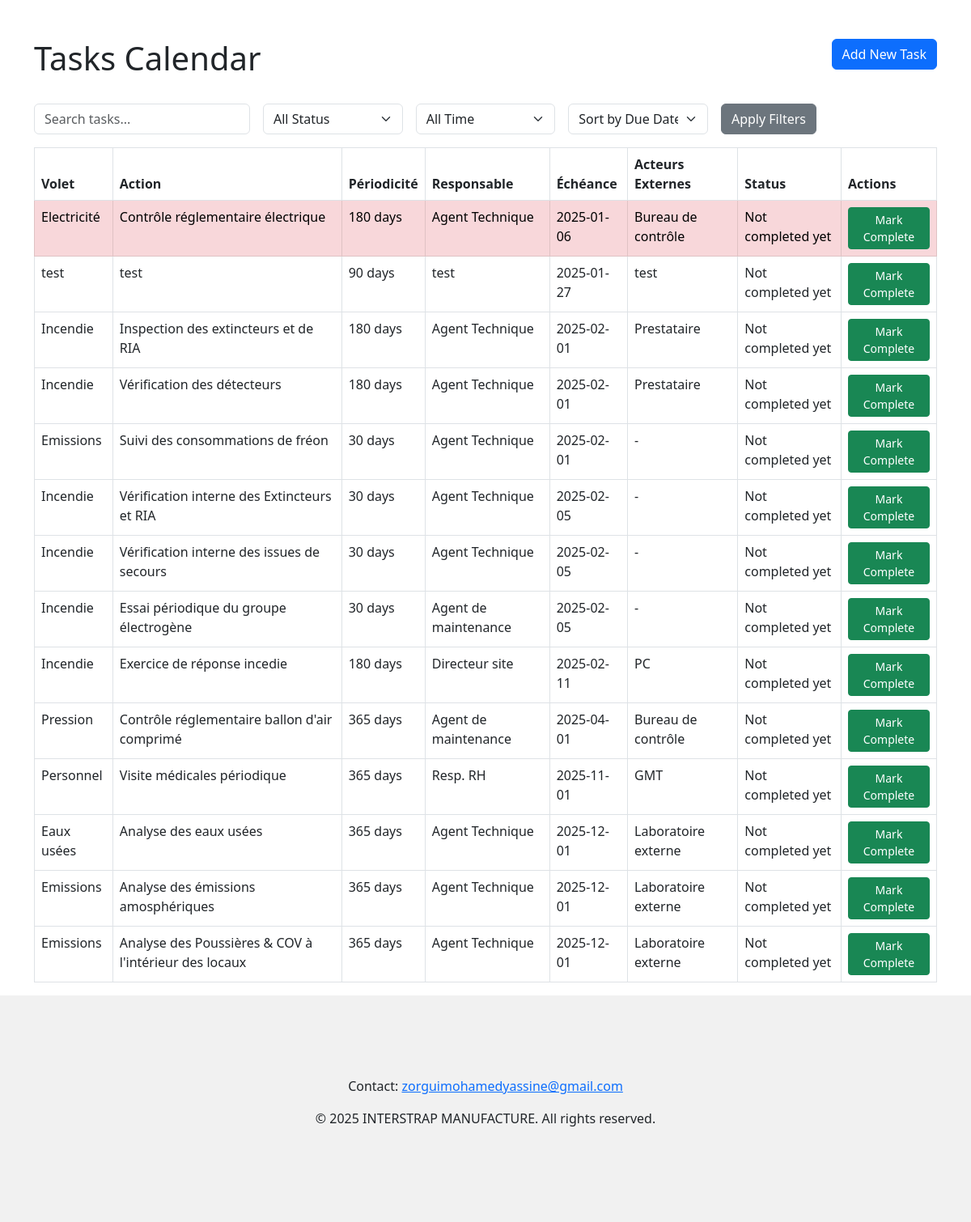
The app's page /calendar (signed in) with its own data.
### models.py (models this page shows, shortened)
class Task(db.Model):
    __tablename__ = 'tasks'
    id = db.Column(db.Integer, primary_key=True)
    volet = db.Column(db.String(100), nullable=False)
    action_programmee = db.Column(db.String(200), nullable=False)
    periodicite = db.Column(db.String(50), nullable=False)
    responsable = db.Column(db.String(100), nullable=False)
    echeance_prochaine = db.Column(db.DateTime, nullable=False)  # Changed from String to DateTime
    acteurs_externes = db.Column(db.String(200), nullable=True)
    last_completed = db.Column(db.DateTime, nullable=True)

### routes.py (the view)
    @app.route('/calendar')
    @login_required
    def tasks_calendar():
        status = request.args.get('status', 'all')
        sort_by = request.args.get('sort', 'due_date')
        search = request.args.get('search', '')
        time_frame = request.args.get('time_frame', 'all')
        query = Task.query
        if status == 'completed':
            query = query.filter(Task.last_completed.isnot(None))
        elif status == 'pending':
            query = query.filter(Task.last_completed.is_(None))
        if search:
            query = query.filter(or_(
                Task.volet.ilike(f'%{search}%'),
                Task.action_programmee.ilike(f'%{search}%'),
                Task.responsable.ilike(f'%{search}%'),
            ))
        if time_frame == 'week':
            query.filter(Task.echeance_prochaine <= datetime.now() + timedelta(days=7))
        elif time_frame == 'month':
            query.filter(Task.echeance_prochaine <= datetime.now() + timedelta(days=30))
        if sort_by == 'volet':
            query = query.order_by(Task.volet)
        elif sort_by == 'responsable':
            query = query.order_by(Task.responsable)
        else:
            query = query.order_by(Task.echeance_prochaine)
        tasks = query.all()
        return render_template(
            'tasks_calendar.html',
            tasks=tasks,
            today=datetime.now(),
            datetime=datetime,
            current_filters={
                'status': status,
                'sort_by': sort_by,
                'search': search,
                'time_frame': time_frame
            }
        )

### app.py (called while the page is built)
def create_app():
    app = Flask(__name__)
    app.config.from_object(Config)
    db.init_app(app)
    init_scheduler(app)
    setup_mail(app)
    login_manager = LoginManager()
    login_manager.init_app(app)
    login_manager.login_view = 'login'
    @login_manager.user_loader
    def load_user(user_id):
        return User.query.get(int(user_id))
    with app.app_context():
        from routes import register_routes
        register_routes(app)
        db.create_all()
        if not User.query.filter_by(username='admin').first():
            admin_user = User(
                username='admin',
                password=generate_password_hash('admin_password'),
                role='admin',
                email='yassine16kata@gmail.com',
            )
            db.session.add(admin_user)
            db.session.commit()
    return app

### templates/tasks_calendar.html (shortened to what this page needs)
{% extends 'base.html' %}
{% block content %}
<div class="row mb-4">
    <div class="col">
        <h1>Tasks Calendar</h1>
    </div>
    <div class="col text-end">
        <a href="{{ url_for('add_task') }}" class="btn btn-primary">Add New Task</a>
    </div>
</div>
<div class="row mb-3">
    <div class="col-md-12">
        <form method="GET" class="row g-3">
            <div class="col-md-3">
                <input type="text" name="search" class="form-control" placeholder="Search tasks..." value="{{ current_filters.search }}">
            </div>
            <div class="col-md-2">
                <select name="status" class="form-select">
                    <option value="all" {% if current_filters.status == 'all' %}selected{% endif %}>All Status</option>
                </select>
            </div>
            <div class="col-md-2">
                <select name="time_frame" class="form-select">
                    <option value="all" {% if current_filters.time_frame == 'all' %}selected{% endif %}>All Time</option>
                </select>
            </div>
            <div class="col-md-2">
                <select name="sort" class="form-select">
                    <option value="due_date" {% if current_filters.sort_by == 'due_date' %}selected{% endif %}>Sort by Due Date</option>
                </select>
            </div>
            <div class="col-md-2">
                <button type="submit" class="btn btn-secondary">Apply Filters</button>
            </div>
        </form>
    </div>
</div>
<div class="table-responsive">
    <table class="table table-bordered">
        <thead>
            <tr>
                <th>Volet</th>
                <th>Action</th>
                <th>Périodicité</th>
                <th>Responsable</th>
                <th>Échéance</th>
                <th>Acteurs Externes</th>
                <th>Status</th>
                <th>Actions</th>
            </tr>
        </thead>
        <tbody>
            {% for task in tasks %}
            {% set echeance = task.echeance_prochaine if task.echeance_prochaine is not string else datetime.strptime(task.echeance_prochaine, '%Y-%m-%d') %}
            <tr {% if echeance < today %}class="table-danger"{% endif %}>
                <td>{{ task.volet }}</td>
                <td>{{ task.action_programmee }}</td>
                <td>{{ task.periodicite }}</td>
                <td>{{ task.responsable }}</td>
                <td>{{ echeance.strftime('%Y-%m-%d') }}</td>
                <td>{{ task.acteurs_externes or '-' }}</td>
                <td>
                    {% if task.last_completed %}
                        Last done: {{ task.last_completed.strftime('%Y-%m-%d') }}
                    {% else %}
                        Not completed yet
                    {% endif %}
                </td>
                <td>
                    <form method="POST" action="{{ url_for('complete_task', task_id=task.id) }}" style="display: inline;">
                        <button type="submit" class="btn btn-success btn-sm">Mark Complete</button>
                    </form>
                </td>
            </tr>
            {% endfor %}
        </tbody>
    </table>
</div>
{% endblock %}

### templates/base.html (shortened to what this page needs)
<!DOCTYPE html>
<html lang="en">
<head>
    <link rel="stylesheet" href="https://cdn.jsdelivr.net/npm/bootstrap@5.3.0/dist/css/bootstrap.min.css">
</head>
<body>
    <div class="container mt-5">
        {% block content %}{% endblock %}
    </div>
    <footer style="text-align: center; padding: 100px; background-color: #f1f1f1;  width: 100%;">
        <p>Contact: <a href="mailto:your.email@example.com">zorguimohamedyassine@gmail.com</a></p>
        <p>© 2025 INTERSTRAP MANUFACTURE. All rights reserved.</p>
    </footer>
</body>
</html>

### records on screen
Task: volet "Electricité", action_programmee "Contrôle réglementaire électrique", periodicite "180 days", responsable "Agent Technique", strftime "2025-01-06", acteurs_externes "Bureau de contrôle", shows "Not completed yet"
Task: volet "test", action_programmee "test", periodicite "90 days", responsable "test", strftime "2025-01-27", acteurs_externes "test", shows "Not completed yet"
Task: volet "Incendie", action_programmee "Inspection des extincteurs et de RIA", periodicite "180 days", responsable "Agent Technique", strftime "2025-02-01", acteurs_externes "Prestataire", shows "Not completed yet"
Task: volet "Incendie", action_programmee "Vérification des détecteurs", periodicite "180 days", responsable "Agent Technique", strftime "2025-02-01", acteurs_externes "Prestataire", shows "Not completed yet"
Task: volet "Emissions", action_programmee "Suivi des consommations de fréon", periodicite "30 days", responsable "Agent Technique", strftime "2025-02-01", acteurs_externes "-", shows "Not completed yet"
Task: volet "Incendie", action_programmee "Vérification interne des Extincteurs et RIA", periodicite "30 days", responsable "Agent Technique", strftime "2025-02-05", acteurs_externes "-", shows "Not completed yet"
Task: volet "Incendie", action_programmee "Vérification interne des issues de secours", periodicite "30 days", responsable "Agent Technique", strftime "2025-02-05", acteurs_externes "-", shows "Not completed yet"
Task: volet "Incendie", action_programmee "Essai périodique du groupe électrogène", periodicite "30 days", responsable "Agent de maintenance", strftime "2025-02-05", acteurs_externes "-", shows "Not completed yet"
Task: volet "Incendie", action_programmee "Exercice de réponse incedie", periodicite "180 days", responsable "Directeur site", strftime "2025-02-11", acteurs_externes "PC", shows "Not completed yet"
Task: volet "Pression", action_programmee "Contrôle réglementaire ballon d'air comprimé", periodicite "365 days", responsable "Agent de maintenance", strftime "2025-04-01", acteurs_externes "Bureau de contrôle", shows "Not completed yet"
Task: volet "Personnel", action_programmee "Visite médicales périodique", periodicite "365 days", responsable "Resp. RH", strftime "2025-11-01", acteurs_externes "GMT", shows "Not completed yet"
Task: volet "Eaux usées", action_programmee "Analyse des eaux usées", periodicite "365 days", responsable "Agent Technique", strftime "2025-12-01", acteurs_externes "Laboratoire externe", shows "Not completed yet"
Task: volet "Emissions", action_programmee "Analyse des émissions amosphériques", periodicite "365 days", responsable "Agent Technique", strftime "2025-12-01", acteurs_externes "Laboratoire externe", shows "Not completed yet"
Task: volet "Emissions", action_programmee "Analyse des Poussières & COV à l'intérieur des locaux", periodicite "365 days", responsable "Agent Technique", strftime "2025-12-01", acteurs_externes "Laboratoire externe", shows "Not completed yet"
